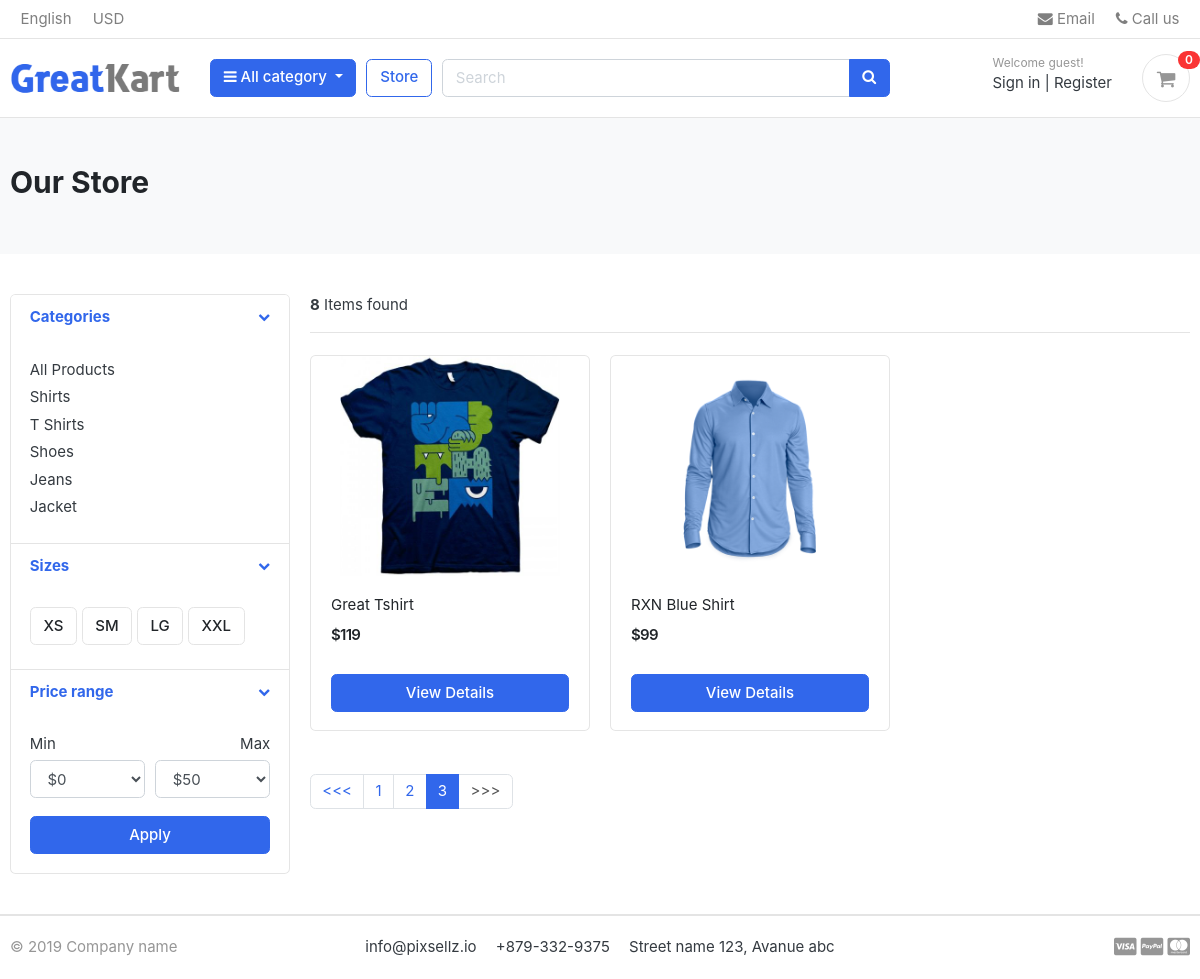
/store/?page=3, run on an earlier commit of the app's database.
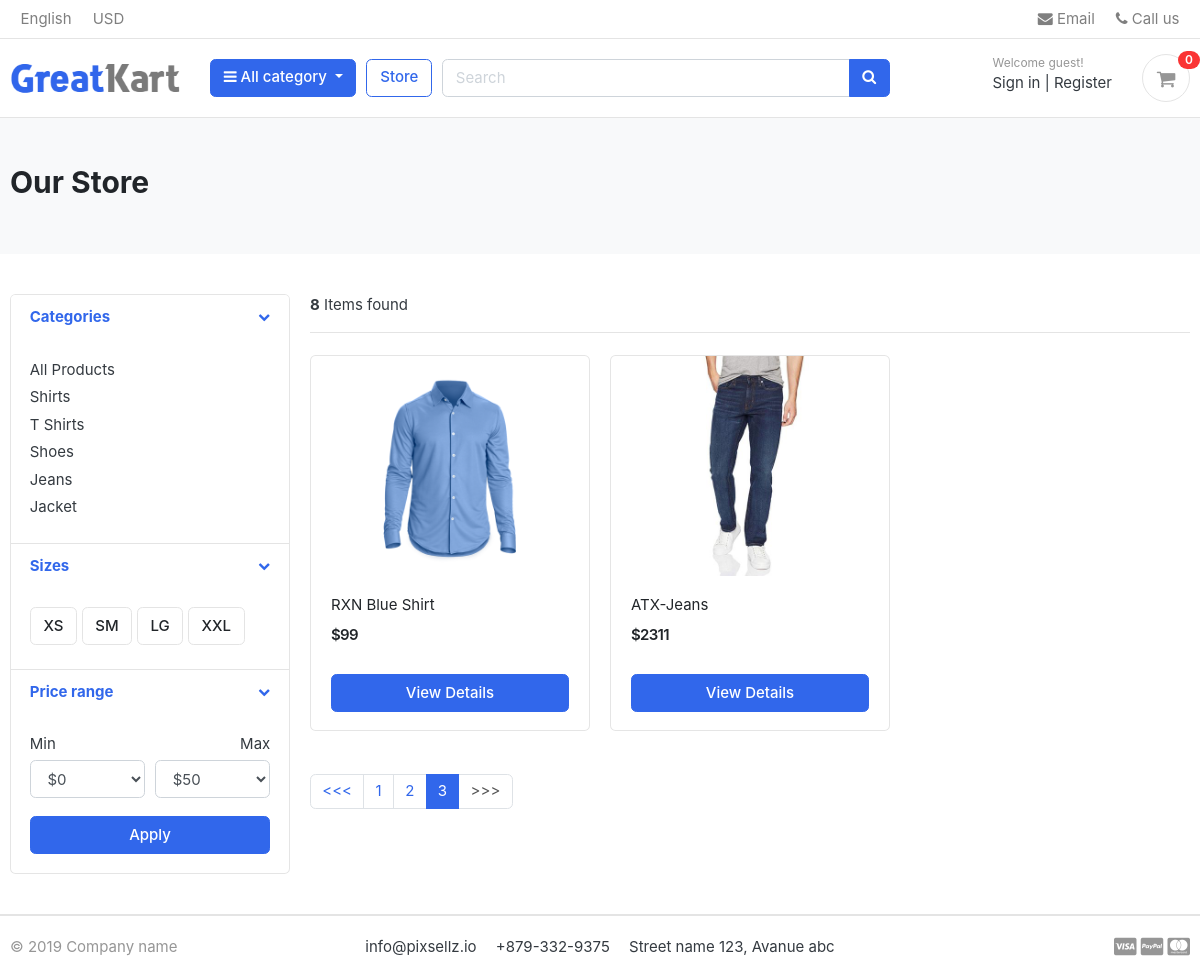
And on a later commit of the database.
### category/models.py (models this page shows, shortened)
class Category(models.Model):
    category_name = models.CharField(max_length=50, unique=True)
    slug = models.SlugField(max_length=100, unique=True)
    description = models.TextField(max_length=255, blank= True)
    cat_image = models.ImageField(upload_to='photos/categories/', blank=True)
    class Meta:
        verbose_name = 'category'
        verbose_name_plural = 'categories'
    def get_url(self):
        return reverse('products_by_category', args=[self.slug])

### store/models.py (models this page shows, shortened)
class Product(models.Model):
    product_name  = models.CharField(max_length=200, unique=True)
    slug          = models.SlugField(max_length=200, unique=True)
    description   = models.TextField(max_length=500, blank=True)
    price         = models.IntegerField()
    images        = models.ImageField(upload_to='photos/products')
    stock         = models.IntegerField()
    is_available  = models.BooleanField(default=True)
    category      = models.ForeignKey(Category, on_delete=models.CASCADE)
    created_date  = models.DateTimeField(auto_now_add=True)
    modified_date = models.DateTimeField(auto_now=True)
    def get_url(self):
        return reverse('product_detail', args=[self.category.slug, self.slug])

### store/views.py (the view)
# urls.py: path('store/', include('store.urls')),
def store(request, category_slug=None):
    categories = None
    product = None
    if category_slug != None:
        categories = get_object_or_404(Category, slug=category_slug)
        products   = Product.objects.filter(category=categories, is_available=True)
        paginator = Paginator(products, 1)
        page = request.GET.get('page')
        paged_products = paginator.get_page(page)
        product_count = products.count()
    else:
        products = Product.objects.all().filter(is_available=True).order_by('id')
        paginator = Paginator(products, 3)
        page = request.GET.get('page')
        paged_products = paginator.get_page(page)
        product_count = products.count()
    context = {
        'products' : paged_products,
        'product_count': product_count,
    }
    return render(request, 'store/store.html', context)

### carts/context_processors.py (called while the page is built)
def counter(request):
    cart_count = 0
    if 'admin' in request.path:
        return()
    else:
        try:
            cart = Cart.objects.filter(cart_id=_cart_id(request))
            if request.user.is_authenticated:
                cart_items = CartItem.objects.all().filter(user=request.user)
            else:
                cart_items = CartItem.objects.all().filter(cart=cart[:1])
            for cart_item in cart_items:
                cart_count += cart_item.quantity
        except Cart.DoesNotExist:
            cart_count=0
        return dict(cart_count=cart_count)

### carts/views.py (called while the page is built)
def _cart_id(request):
    cart = request.session.session_key
    if not cart:
        cart= request.session.create()
    return cart

### category/context_processors.py (called while the page is built)
def menu_links(request):
    links = Category.objects.all()
    return dict(links=links)

### templates/store/store.html (shortened to what the changed rows need)
{% extends 'base.html' %}
{% load static %}
{% block content %}
<section class="section-pagetop bg">
    <div class="container">
        {% if 'search' in request.path %}
        <h2 class="title-page">Search Result</h2>
        {% else %}
        <h2 class="title-page">Our Store</h2>
        {% endif %}
    </div>
    </section>
<section class="section-content padding-y">
    <div class="container">
    <div class="row">
        <aside class="col-md-3">
    <div class="card">
        <article class="filter-group">
            <div class="filter-content collapse show" id="collapse_1" style="">
                <div class="card-body">
                    <ul class="list-menu">
                        {% for category in links %}
                        <li><a href="{{category.get_url}}">{{category.category_name}}</a></li>
                        {% endfor %}
                    </ul>
                </div>
            </div>
        </article>
    </div>
        </aside>
        <main class="col-md-9">
    <div class="row">
        {% if products %}
        {% for product in products %}
        <div class="col-md-4">
            <figure class="card card-product-grid">
                <div class="img-wrap">
                    <a href="{{ product.get_url }}"><img src="{{product.images.url}}"></a>
                </div>
                <figcaption class="info-wrap">
                    <div class="fix-height">
                        <a href="{{ product.get_url }}" class="title">{{product.product_name}}</a>
                        <div class="price-wrap mt-2">
                            <span class="price">${{product.price}}</span>
                        </div>
                    </div>
                    <a href="{{product.get_url}}" class="btn btn-block btn-primary">View Details </a>
                </figcaption>
            </figure>
        </div>
        {% endfor %}
        {% else %}
            <div>
                <h2>No result found. please try again</h2>
            </div>
        {% endif %}
    </div>
    <nav class="mt-4" aria-label="Page navigation sample">
        {% if products.has_other_pages %}
            <ul class="pagination">
        {% for i in products.paginator.page_range %}
            {% if products.number == i %}
                <li class="page-item active"><a class="page-link" href="#">{{i}}</a></li>
            {% else %}
                <li class="page-item"><a class="page-link" href="?page={{i}}">{{i}}</a></li>
            {% endif %}
        {% endfor %}
      </ul>
      {% endif %}
    </nav>
        </main>
    </div>
    </div>
    </section>
{% endblock %}

What changed in the data, as far as the page shows it:
no longer on this page (row unchanged): Product: images (picture), product_name "Great Tshirt", price "119"
added Product: images (picture), product_name "ATX-Jeans", price "2311"
